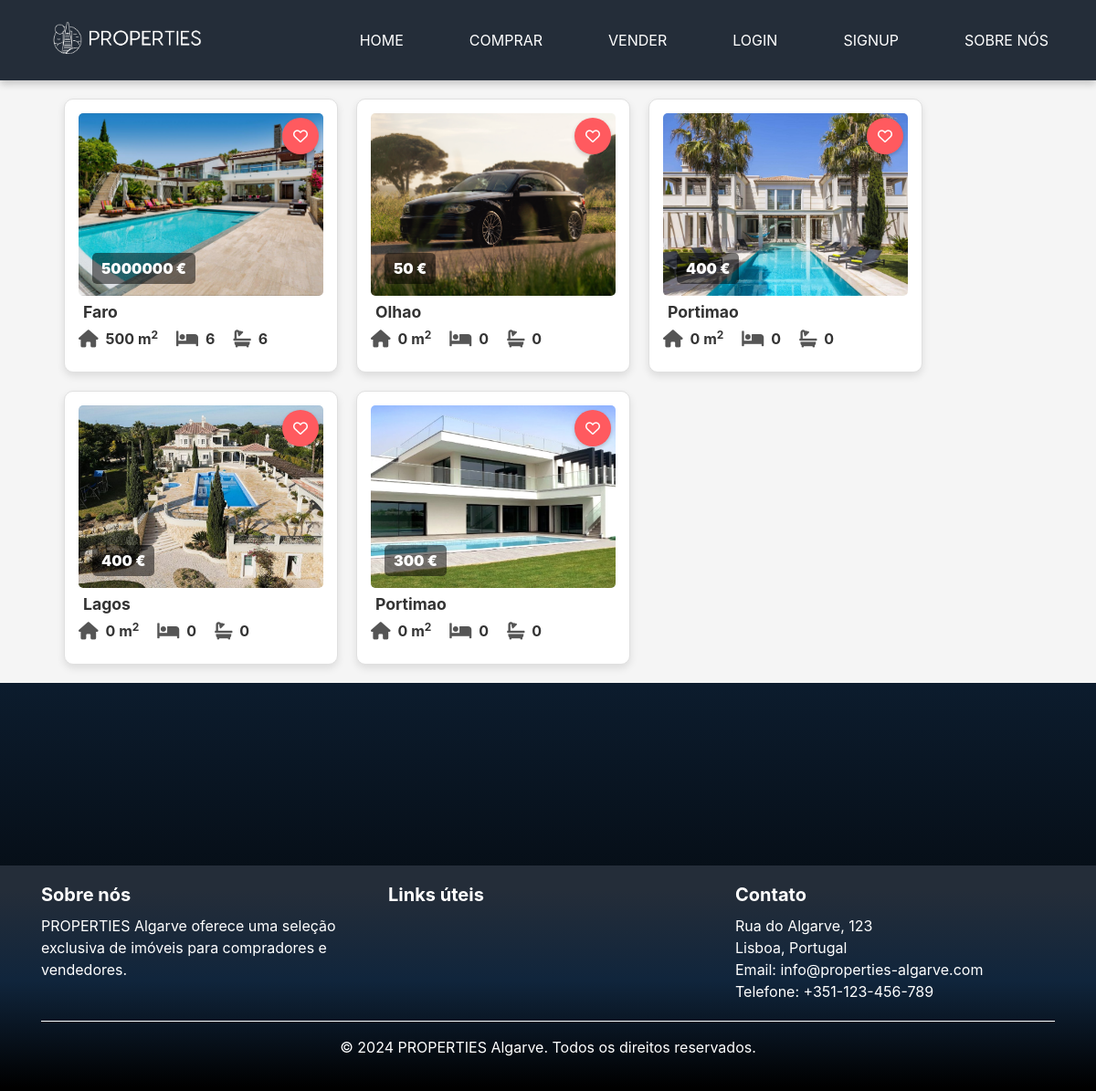
Before: /myproperties/2 with the older database file.
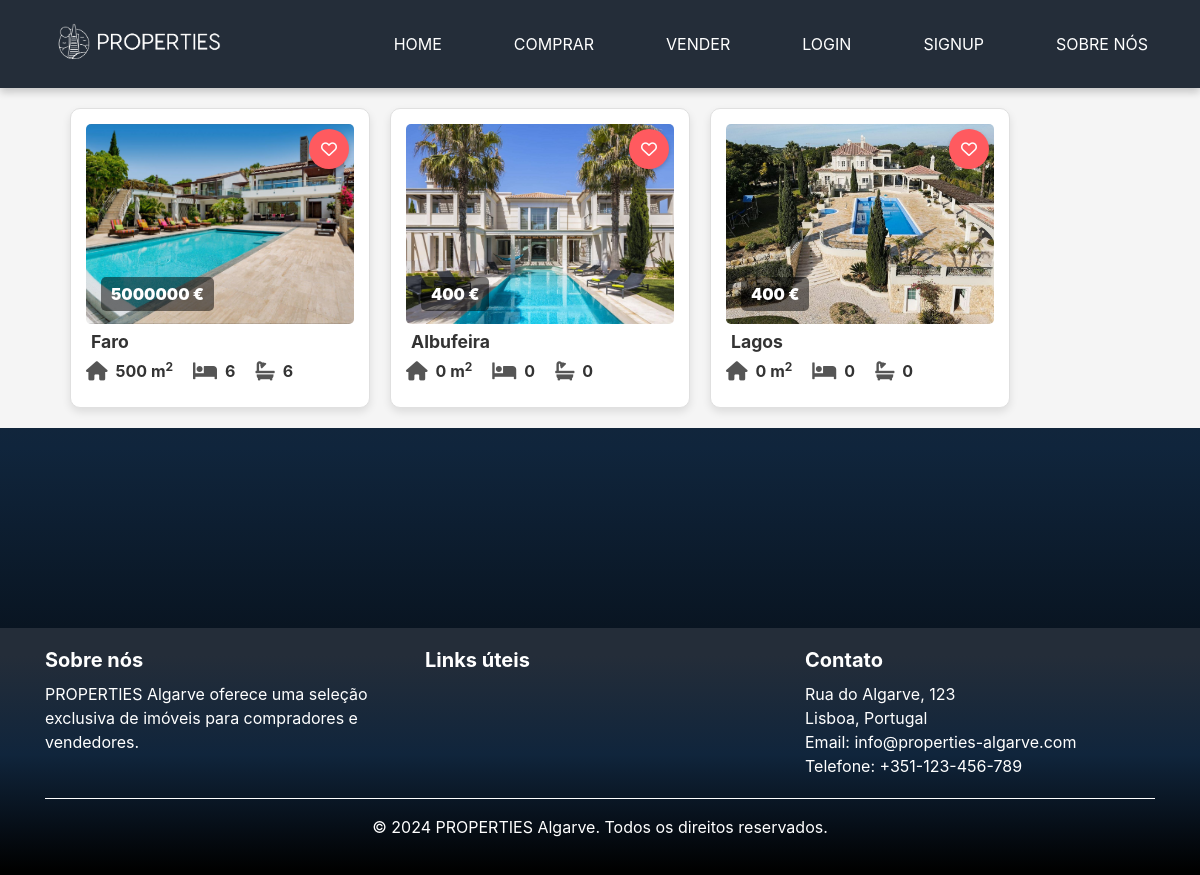
After: the same page with the newer database file.
### base/models.py (models this page shows, shortened)
class Property(models.Model):
    LOCATION_CHOICES = [
        ('faro', 'Faro'),
        ('lagos', 'Lagos'),
        ('portimao', 'Portimão'),
        ('albufeira', 'Albufeira'),
        ('tavira', 'Tavira'),
        ('olhao', 'Olhão'),
        ('silves', 'Silves'),
        ('loule', 'Loulé'),
        ('vila_real_de_santo_antonio', 'Vila Real de Santo António'),
    ]
    host = models.ForeignKey('Profile', on_delete=models.CASCADE)
    title = models.CharField(max_length=255)
    description = models.TextField()
    location = models.CharField(max_length=100, choices=LOCATION_CHOICES)
    price = models.DecimalField(max_digits=10, decimal_places=0)
    area = models.IntegerField()
    num_bedrooms = models.IntegerField()
    num_bathrooms = models.IntegerField()
    elevator = models.BooleanField(default=False)
    parking_spaces = models.IntegerField(default=0)
    pool = models.BooleanField(default=False)

class PropertyImage(models.Model):
    property = models.ForeignKey('Property', related_name='images', on_delete=models.CASCADE)
    image = models.ImageField(upload_to='property_images/')
    uploaded_at = models.DateTimeField(auto_now_add=True)

### base/views.py (the view)
# urls.py: path('myproperties/<int:pk>', views.my_properties, name='my_properties'),
def my_properties(request, pk):
    user_obj = get_object_or_404(Profile, pk=pk)
    properties = Property.objects.filter(host=user_obj).order_by('-id')
    properties_with_images = []
    for prop in properties:
        first_image = prop.images.first()  # Utiliza o `related_name` definido no modelo
        properties_with_images.append((prop, first_image))
    return render(request, 'my_properties.html', {'properties_with_images': properties_with_images})

### templates/my_properties.html
{% extends 'main.html' %}
{% load static %}
{% block content %}
<div class="card-container">
    {% if properties_with_images %}
    {% for property, image in properties_with_images %}
    <div class="property-card">
        {% if image %}
        <a href="{% url 'property_detail' property.pk %}" class="">
            <img src="{{ image.image.url }}" alt="{{ property.title }} - Image" class="property-image">
        </a>
        {% else %}
        <p class="no-image">Nenhuma propriedade adicionada</p>
        {% endif %}
        <button class="favorites-button" title="Add to favorites"><i class="fa-regular fa-heart"></i></button>
        <p class="property-price"><strong>{{ property.price }} €</strong></p>
        <p class="property-location">
            {{ property.location|capfirst }}
        </p>
        <div class="property-details">
            <p class="detail-item">
                <i class="fa-solid fa-house"></i>
                <strong> {{ property.area }} m<sup>2</sup> </strong>
            </p>
            <p class="detail-item">
                <i class="fas fa-bed"></i>
                <strong> {{ property.num_bedrooms }} </strong>
            </p>
            <p class="detail-item">
                <i class="fas fa-bath"></i>
                <strong> {{ property.num_bathrooms }} </strong>
            </p>
        </div>
    </div>
    {% endfor %}
    {% else %}
    <div class="no-property">
        Nenhum imóvel disponível no momento.
    </div>
    {% endif %}
</div>
{% endblock %}

Changed rows visible on the page:
removed Property: image (placeholder picture), price "50", location "Olhao", area "0", num_bedrooms "0", num_bathrooms "0"
removed Property: image (picture), price "300", location "Portimao", area "0", num_bedrooms "0", num_bathrooms "0"
changed Property: location "Portimao" → "Albufeira"
